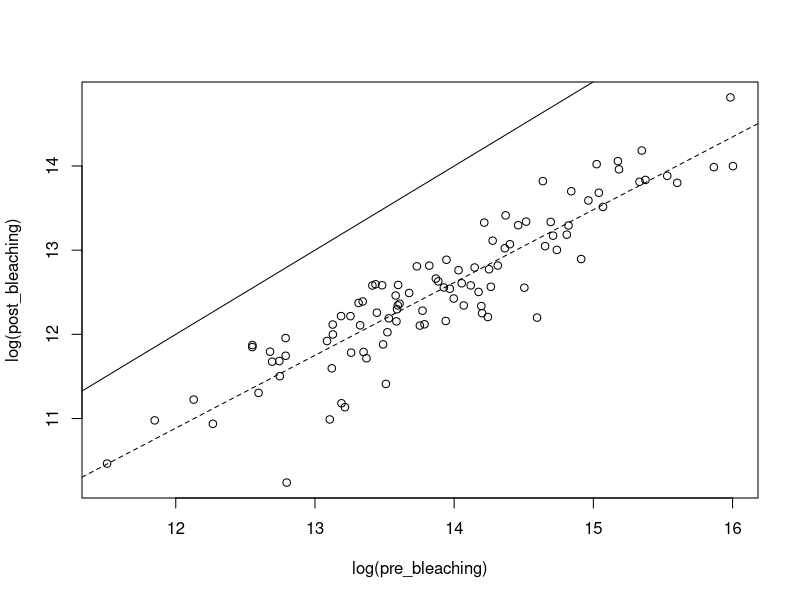
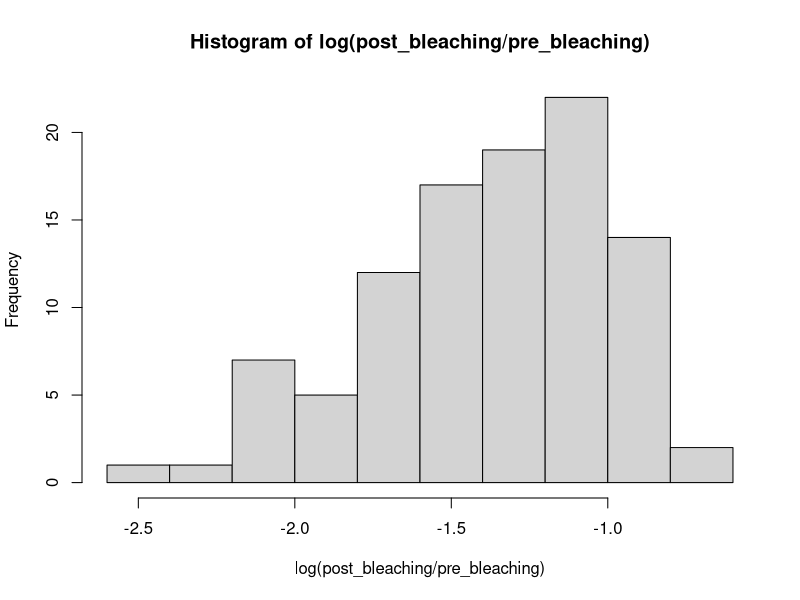

Here is the R script that generated these plots, in order:
set.seed(123)

n <- 100
pre_bleaching <- rlnorm(n, meanlog = log(1e6), sdlog = 1)
#hist(pre_bleaching)

# Linear predictor: base effect + correlation with pre-bleaching + noise
base_effect <- 1.1  # controls the average loss level
correlation_strength <- 0.2  # how much pre values affect loss
noise <- rnorm(n, mean = 0, sd = 0.5)

linear_combination <- base_effect + correlation_strength * scale(log(pre_bleaching)) + noise
#hist(linear_combination)

# Logistic transformation: smooth mapping to (0, 1)
loss_proportion <- 1 / (1 + exp(-linear_combination))
#hist(loss_proportion)

# Post-bleaching values
post_bleaching <- pre_bleaching * (1 - loss_proportion)
#hist(post_bleaching)

# Check the range of losses
summary(loss_proportion)

plot(log(pre_bleaching), log(post_bleaching))
abline(0, 1)

mod <- lm(log(post_bleaching) ~ log(pre_bleaching))
summary_model <- summary(mod)
slope <- summary_model$coefficients[2, "Estimate"]
se_slope <- summary_model$coefficients[2, "Std. Error"]
z <- (slope - 1) / se_slope
p_value <- pnorm(z)  # one-sided test (less than)
p_value
abline(mod, lty = 2)

hist(log(post_bleaching/pre_bleaching))
